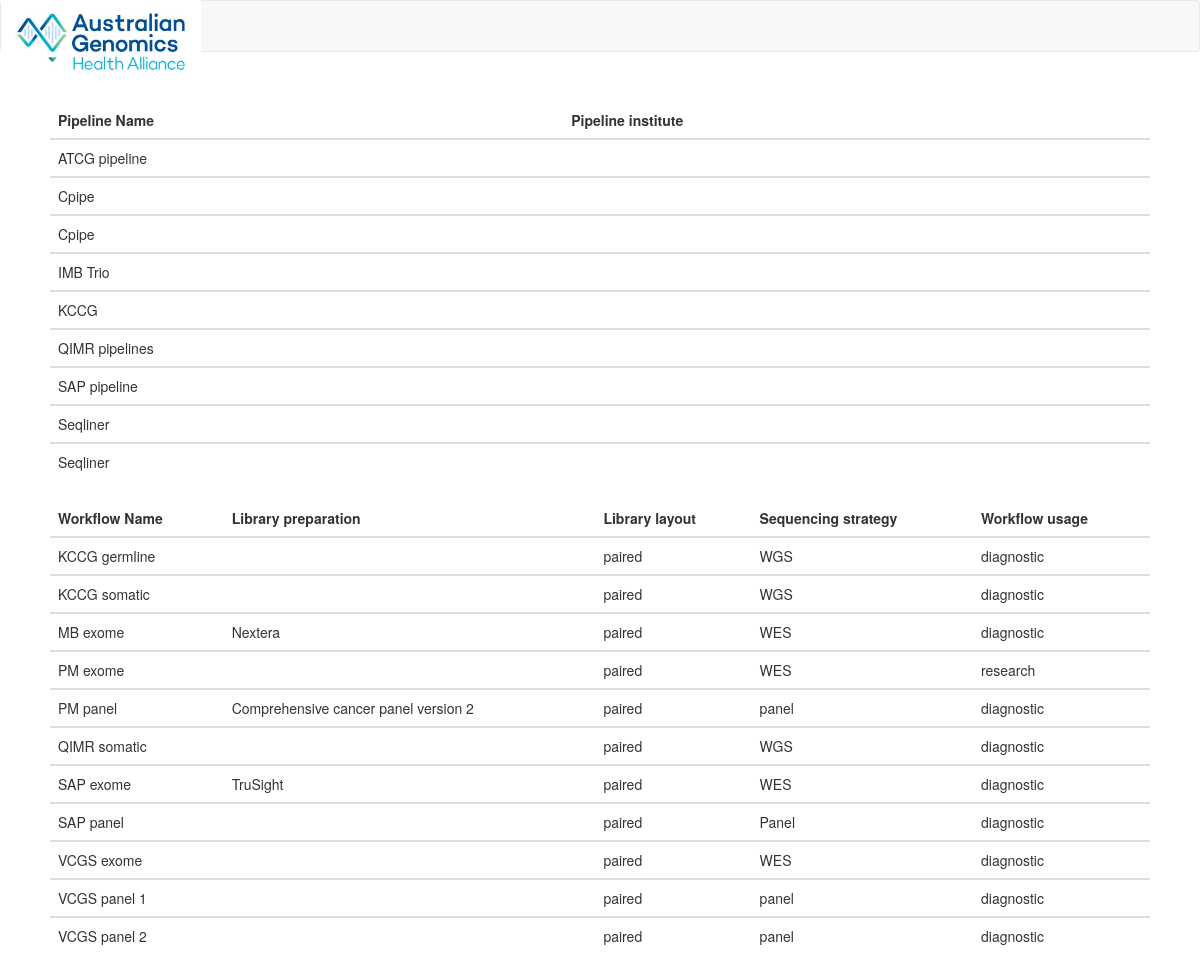
The page /overview.html on the database its author committed.
### __init__.py (models this page shows, shortened)
class Pipeline(db.Model):
    __tablename__ = 'pipeline'
    id = db.Column(db.Integer, primary_key=True, autoincrement=True)
    pipeline_name = db.Column(db.String(100))
    pipeline_provider = db.Column(db.String(200))
    institute_id = db.Column(db.Integer, db.ForeignKey('institute.id'))
    workflow_id = db.relationship('Workflow', backref='pipeline', lazy='dynamic')

class Workflow(db.Model):
    __tablename__ = 'workflow'
    id = db.Column(db.Integer, primary_key=True, autoincrement=True)
    workflow_name = db.Column(db.String(100))
    library_preparation = db.Column(db.String(100))
    library_layout = db.Column(db.String(200))
    sequencing_strategy = db.Column(db.String(50))
    nata_accreditation = db.Column(db.String(50))
    reference_genome = db.Column(db.String(50))
    workflow_usage = db.Column(db.String(50))
    workflow_accession = db.Column(db.VARCHAR(50))
    pipeline_id = db.Column(db.Integer, db.ForeignKey('pipeline.id'))
    flagship_id = db.Column(db.Integer, db.ForeignKey('flagship.id'))
    workflow_desc_id = db.Column(db.Integer, db.ForeignKey('workflow_desc.id'))

### __init__.py (the view)
@app.route('/overview.html', methods=['GET'])
def index():
    pipelinerows = Pipeline.query.order_by(Pipeline.pipeline_name).all()
    workflowrows = Workflow.query.order_by(Workflow.workflow_name).all()
    return render_template('overview.html', title='Overview', pipelinerows=pipelinerows, workflowrows=workflowrows)

### templates/overview.html (shortened to what this page needs)
<!DOCTYPE html>
<html lang="en">
<head>
    <link href="{{ url_for('static', filename='css/bootstrap.min.css') }}", rel="stylesheet">
</head>
<body>
<header>
<nav class="navbar navbar-default">
  <div class="container-fluid">
      <div class ='row'>
         <div class="navbar-header">
             <a class="navbar-brand" href="/">
                 <img style = 'max-width:200px; margin-top: -20px;' src ="{{ url_for('static', filename='images/agha.ico') }}" /</img>
              </a>
        </div>
      </div>
  </div>
</header>
<div class=wrapper>
  <table class="table">
  <thead>
    <tr>
      <th>Pipeline Name</th>
      <th>Pipeline institute</th>
    </tr>
  </thead>
      {% for row in pipelinerows %}
  <tbody>
    <tr>
      <td>{{ row.pipeline_name }}</td>
      <td>{{ row.pipeline_institute}}</td>
    </tr>
        {% endfor %}
</div>
<div class=container>
  <table class="table">
  <thead>
    <tr>
      <th>Workflow Name</th>
      <th>Library preparation</th>
        <th>Library layout</th>
        <th>Sequencing strategy</th>
        <th>Workflow usage</th>
    </tr>
  </thead>
      {% for row in workflowrows %}
  <tbody>
    <tr>
      <td>{{ row.workflow_name }}</td>
      <td>{{ row.library_preparation}}</td>
      <td>{{ row.library_layout}}</td>
      <td>{{ row.sequencing_strategy}}</td>
      <td>{{ row.workflow_usage}}</td>
    </tr>
        {% endfor %}
</div>
</body>
</html>

### templates/overview.html (style rules this page uses)
.wrapper { margin-top: 50px; margin-left: 50px; margin-right: 50px; }

### rows shown on the page
Pipeline: pipeline_name "ATCG pipeline"
Pipeline: pipeline_name "Cpipe"
Pipeline: pipeline_name "Cpipe"
Pipeline: pipeline_name "IMB Trio"
Pipeline: pipeline_name "KCCG"
Pipeline: pipeline_name "QIMR pipelines"
Pipeline: pipeline_name "SAP pipeline"
Pipeline: pipeline_name "Seqliner"
Pipeline: pipeline_name "Seqliner"
Workflow: workflow_name "KCCG germline", library_layout "paired", sequencing_strategy "WGS", workflow_usage "diagnostic"
Workflow: workflow_name "KCCG somatic", library_layout "paired", sequencing_strategy "WGS", workflow_usage "diagnostic"
Workflow: workflow_name "MB exome", library_preparation "Nextera", library_layout "paired", sequencing_strategy "WES", workflow_usage "diagnostic"
Workflow: workflow_name "PM exome", library_layout "paired", sequencing_strategy "WES", workflow_usage "research"
Workflow: workflow_name "PM panel", library_preparation "Comprehensive cancer panel version 2", library_layout "paired", sequencing_strategy "panel", workflow_usage "diagnostic"
Workflow: workflow_name "QIMR somatic", library_layout "paired", sequencing_strategy "WGS", workflow_usage "diagnostic"
Workflow: workflow_name "SAP exome", library_preparation "TruSight", library_layout "paired", sequencing_strategy "WES", workflow_usage "diagnostic"
Workflow: workflow_name "SAP panel", library_layout "paired", sequencing_strategy "Panel", workflow_usage "diagnostic"
Workflow: workflow_name "VCGS exome", library_layout "paired", sequencing_strategy "WES", workflow_usage "diagnostic"
Workflow: workflow_name "VCGS panel 1", library_layout "paired", sequencing_strategy "panel", workflow_usage "diagnostic"
Workflow: workflow_name "VCGS panel 2", library_layout "paired", sequencing_strategy "panel", workflow_usage "diagnostic"
